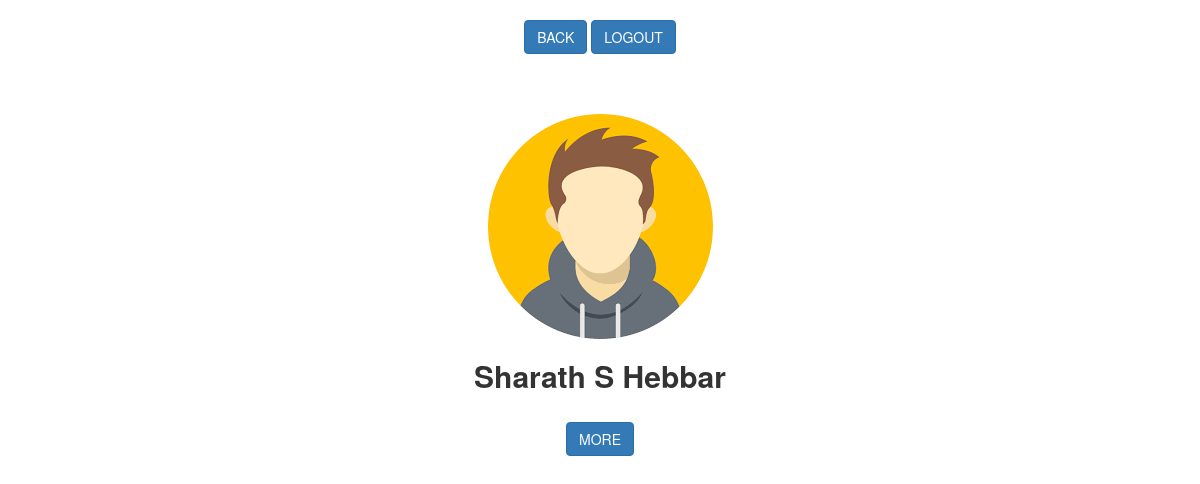
/report.php (signed in), run on the app's committed database.
### tables this page shows
CREATE TABLE `user` (
  `User_id` int(10) NOT NULL,
  `Username` varchar(100) NOT NULL,
  `gender` varchar(10) NOT NULL,
  `u_img` varchar(100) NOT NULL,
  `Phone_no` bigint(10) NOT NULL,
  `email` varchar(50) NOT NULL,
  `House_no` int(5) DEFAULT NULL,
  `Street` varchar(100) DEFAULT NULL,
  `City` varchar(20) DEFAULT NULL,
  `Pincode` int(6) DEFAULT NULL,
  `password` varchar(255) DEFAULT NULL
);

### report.php (the view, shortened to what this page needs)
<?php
     $connection= mysqli_connect("localhost","root","","project");
	 $user = strval($_SESSION['Email']);
     $sql = "SELECT * FROM user WHERE Email = '$user' " ;
     $res= mysqli_query($connection,$sql);
?>
<!DOCTYPE html>
<html lang="en">
<head>
   <link rel="stylesheet" href="https://maxcdn.bootstrapcdn.com/bootstrap/3.3.7/css/bootstrap.min.css">
</head>
<body style="background-color:white";>
<center>
<div class="container">
    <br>
                <div class="details">
                 <a href="index.php"><button class="btn btn-primary">BACK</button></a>
                 <a href="Logout.php"><button class="btn btn-primary">LOGOUT</button></a><br/><br/>
	 </div>
  <br><br>
  <?php while($row = mysqli_fetch_assoc($res)) {   ?>
  <div class="card">
         <img src= "<?php echo $row['u_img'] ?>" name ="pimg" alt="Avatar"  >
         <br>
         <h2><b><?php echo $row['Username']; ?></td></b></h2> <br>
         <form method="POST" action="fullreport.php">
         <button type="submit" name="submit" class="btn btn-primary">MORE</button>
         </form>
         </div>
         <?php   } ?>
</center>
</body>
</html>

### data on the page
user: u_img (picture), Username "Sharath S Hebbar"
